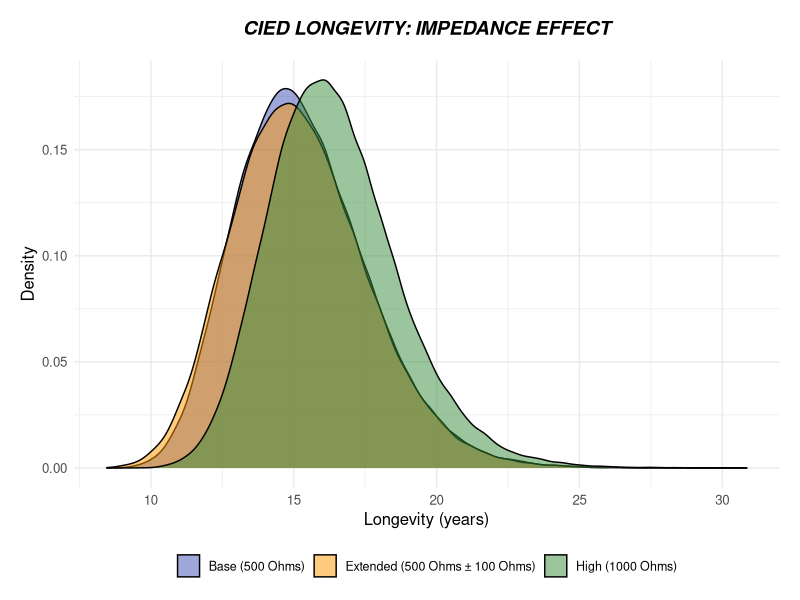

Write the R code that produced this figure.
## ---- chunk 1
library(tidyverse)     
library(knitr)         
library(kableExtra)    

set.seed(400) 

## ---- chunk 2

#Pacing Current Function
p_current <- function(v, pw_ms, r_ohm, hr = 60, 
                      pace_fraction = 0.3){
  # Convert Pulse width to seconds
  pw_sec  <- pw_ms / 1000
  
  # Current during pulse
  i_pulse <- v / r_ohm
  
  # Charge per pulse in Coulombs
  q       <- i_pulse * pw_sec
  
  # Convert to microcoulombs
  q_micro <- q * 1e6
  
  # Average current over 1 minute
  i_avg_microamps <- (q_micro * hr * pace_fraction)/60
  return(i_avg_microamps)
}

#PCI + Longevity Function
long <- function(i_background, i_pacing, 
                 i_options, c_mah){
  # Convert battery capacity from mAh to µAh
  c_uah      <- c_mah * 1000
  # Total current in µA
  i_total    <- i_background + i_pacing + 
    i_options
  # Power Consumption Index (PCI)
  PCI        <- i_total / c_uah
  # Longevity in hours
  long_hours <- 1 / PCI
  # Longevity in years
  long_hours / 8760
  return(list(
    i_total = i_total,
    PCI = PCI,
    years = long_years))
  }

## ---- chunk 3

#### 1) Simulation

set.seed(400)
n_patients <- 100000

# Patient condition (indication)
condition <- sample(c("SND", "AVB"), n_patients, replace = TRUE, prob = c(0.6, 0.4))
hr <- pmin(pmax(rnorm(n_patients, 60, 5), 40), 90)

# Pacing percentages (as fractions 0-1)
ventricular_pacing <- ifelse(condition == "SND",
                            rnorm(n_patients, 0.29, 0.08),   # 29% ± 8% for SND
                            rnorm(n_patients, 0.90, 0.05))   # 90% ± 5% for AVB
ventricular_pacing <- pmin(pmax(ventricular_pacing, 0), 1)  # Clamp to 0-1

# Device parameters
c_mah <- pmax(rnorm(n_patients, 1000, 80), 800)        # Battery capacity
i_background <- pmax(rnorm(n_patients, 6.5, 0.7), 4)   # Background current

# Options current 
i_options <- rep(0, n_patients)  # Set to 0 to simplify

# Create patient data
sim_data <- tibble(
  id = 1:n_patients,
  condition,
  hr,
  ventricular_pacing,
  c_mah,
  i_background,
  i_options
)


## ---- chunk 4

#### 2) Base scenario (fixed impedance = 500 Ohms)


sim_base <- sim_data %>%
  mutate(
    impedance = 500,
    i_pacing = p_current(2.5, 0.4, impedance, hr, ventricular_pacing),
    i_total = i_background + i_pacing + i_options,
    PCI = i_total / (c_mah * 1000),
    long_years = 1 / PCI / 8760,
    scenario = "Base (500 Ohms)"
  )

## ---- chunk 5

#### 3.1) Extended scenario (variable lead impedance)

sim_extended <- sim_data %>%
  mutate(
    impedance = pmax(rnorm(n_patients, 500, 100), 200),
    i_pacing = p_current(2.5, 0.4, impedance, hr, ventricular_pacing),
    i_total = i_background + i_pacing + i_options,
    PCI = i_total / (c_mah * 1000),
    long_years = 1 / PCI / 8760,
    scenario = "Extended (500 Ohms ± 100 Ohms)"
  )

## ---- chunk 6

#### 3.2) 1000 Ohms scenario

sim_high_imp <- sim_data %>%
  mutate(
    impedance = 1000,
    i_pacing = p_current(2.5, 0.4, impedance, hr, ventricular_pacing),
    i_total = i_background + i_pacing + i_options,
    PCI = i_total / (c_mah * 1000),
    long_years = 1 / PCI / 8760,
    scenario = "High (1000 Ohms)"
  )
## ---- chunk 7

#### 4) Summarize longevity distributions (table)

results <- bind_rows(
  select(sim_base, id, condition, long_years, scenario),
  select(sim_extended, id, condition, long_years, scenario),
  select(sim_high_imp, id, condition, long_years, scenario)

)

results$scenario <- factor(results$scenario,
  levels = c("Base (500 Ohms)", 
             "Extended (500 Ohms ± 100 Ohms)", 
             "High (1000 Ohms)"))


summary_tbl <- results %>%
  group_by(scenario) %>%
  summarise(
    mean_years = mean(long_years),
    median_years = median(long_years),
    sd_years = sd(long_years),
    q1 = quantile(long_years, 0.25),
    q3 = quantile(long_years, 0.75),
    n = n()
  )

# Summary table
summary_display <- summary_tbl %>%
  mutate(
    n = format(n, big.mark = ",", scientific = FALSE)  
  ) %>%
  rename(
    Scenario = scenario,
    Mean = mean_years,
    Median = median_years,
    SD = sd_years,
    Q1 = q1,
    Q3 = q3,
    N = n
  )

kable(summary_display, 
      digits = 2,
      align = c('l', rep('c', 6)))

## ---- chunk 8

#### 5) Statistical test (t-test) to confirm significance

t_test_result <- t.test(
  filter(results, scenario == "Base (500 Ohms)")$long_years,
  filter(results, scenario == "Extended (500 Ohms ± 100 Ohms)")$long_years
)

t_test_high <- t.test(
  filter(results, scenario == "Base (500 Ohms)")$long_years,
  filter(results, scenario == "High (1000 Ohms)")$long_years
)

cat("**T-test Results:**\n\n")
cat("Base vs Extended (±100 Ohms):\n")
cat(sprintf("  t(%.0f) = %.2f, p = %.2e\n", 
            t_test_result$parameter, t_test_result$statistic, t_test_result$p.value))
cat(sprintf("  Mean difference = %.3f years\n\n", diff(t_test_result$estimate)))

cat("Base vs High (1000 Ohms):\n")
cat(sprintf("  t(%.0f) = %.2f, p < 2.2e-16\n", 
            t_test_high$parameter, t_test_high$statistic))
cat(sprintf("  Mean difference = %.3f years", diff(t_test_high$estimate)))
## ---- chunk 9

#### 6) Plot longevity distributions 

ggplot(results, aes(x = long_years, fill = scenario)) +
  geom_density(alpha = 0.5) +
  scale_fill_manual(values = c("#3F51B5", "#FF9800", "#388E3C")) +
  labs(
    title = "CIED LONGEVITY: IMPEDANCE EFFECT",
    x = "Longevity (years)",
    y = "Density"
  ) +
  theme_minimal(base_size = 12) +
  theme(
    plot.title = element_text(size = 14, face = "bold.italic", hjust = 0.5,
                              margin = margin(b = 15)),  # BOLD.ITALIC
    legend.position = "bottom",
    legend.text = element_text(size = 9),
    plot.margin = margin(15, 15, 10, 15)
  ) +
  guides(fill = guide_legend(nrow = 1, title = NULL))
